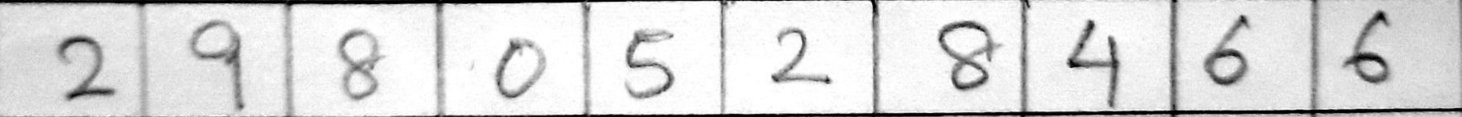
#> input picture mytestdata/testcase0.jpeg, 5847 x 466 px (shown at 1/4 size)
$ python digitrecognizer.py
#> lines starting #> are read from the running program, lines starting #| are printed output that depends on the picture; after the words box and inside, x2 and y2 are one past the last pixel; in counts of white or black regions, pixels touching at a corner belong together
### sorting_contours.py
# import the necessary packages
import cv2
def sort_contours(cnts, method="left-to-right"):
	# initialize the reverse flag and sort index
	reverse = False
	i = 0
	# handle if we need to sort in reverse
	if method == "right-to-left" or method == "bottom-to-top":
		reverse = True
	# handle if we are sorting against the y-coordinate rather than
	# the x-coordinate of the bounding box
	if method == "top-to-bottom" or method == "bottom-to-top":
		i = 1
	# construct the list of bounding boxes and sort them from top to
	# bottom
	boundingBoxes = [cv2.boundingRect(c) for c in cnts]
	(cnts, boundingBoxes) = zip(*sorted(zip(cnts, boundingBoxes),
		key=lambda b:b[1][i], reverse=reverse))
	# return the list of sorted contours and bounding boxes
	return (cnts, boundingBoxes)

### digitrecognizer.py
#IMPORTS
from sklearn.linear_model import LogisticRegression
from sklearn.naive_bayes import GaussianNB, MultinomialNB, ComplementNB
from sklearn.neighbors import KNeighborsClassifier
from sklearn.tree import DecisionTreeClassifier
from sklearn.svm import SVC
from sklearn.linear_model import SGDClassifier
from sklearn.ensemble import GradientBoostingClassifier
from sklearn.ensemble import RandomForestClassifier
from keras.datasets import mnist
from sklearn.metrics import confusion_matrix, accuracy_score
from keras.utils import np_utils
from sklearn.neural_network import MLPClassifier

import numpy as np
import pandas as pd
import os
import pickle
import cv2

from sorting_contours import sort_contours

class digitrecognizer():
    # [61 lines left out: functions get_mnist_data, model_list, pickle_trained_models, test_models, not called in this run]


    def get_digits(self,filename):#'mytestdata/testcase0.jpeg'
        #fetch image
#> called with filename = 'mytestdata/testcase0.jpeg'
        img = cv2.imread(filename,1)
#> img is the input picture: shape (466, 5847, 3); min 0, max 255, mean 218.4
        img =cv2.resize(img,None,fx=.15,fy=.15)
#> img: shape (70, 877, 3)
        img = cv2.cvtColor(img, cv2.COLOR_BGR2GRAY)
#> img: shape (70, 877)

        #preprocessing to extract boxes
        #thresholding
        img_bin = cv2.adaptiveThreshold(img, 255,cv2.ADAPTIVE_THRESH_GAUSSIAN_C,cv2.    THRESH_BINARY_INV,11,1)#3
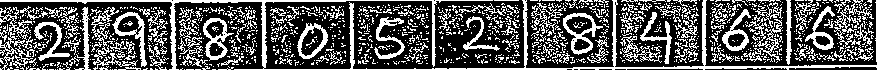
#> img_bin: shape (70, 877); 33.8% white in thin lines or dots

        #extract boxes
        #kernel_length =int( np.array(img).shape[0]//12)#51
        kernel_length=50
        verticle_kernel = cv2.getStructuringElement(cv2.MORPH_RECT, (1, kernel_length))
        hori_kernel = cv2.getStructuringElement(cv2.MORPH_RECT, (kernel_length, 1))
        kernel = cv2.getStructuringElement(cv2.MORPH_RECT, (3,3))

        #vertical lines
        img_temp1 = cv2.erode(img_bin, verticle_kernel, iterations=1)
#> img_temp1: shape (70, 877); 1.5% white in thin lines or dots
        verticle_lines_img = cv2.dilate(img_temp1, verticle_kernel, iterations=7)
#> verticle_lines_img: shape (70, 877); 2.7% white; 10 white regions, largest, box (x1, y1, x2, y2) and area: (85, 0, 88, 70) 210, (172, 0, 175, 70) 210, (262, 0, 265, 70) 210

        #horizontal lines
        img_temp2 = cv2.erode(img_bin, hori_kernel, iterations=1)
#> img_temp2: shape (70, 877); 2.6% white; 3 white regions (1 under 20 px), largest, box (x1, y1, x2, y2) and area: (259, 65, 877, 70) 880, (0, 0, 410, 2) 682
        horizontal_lines_img = cv2.dilate(img_temp2, hori_kernel, iterations=6)
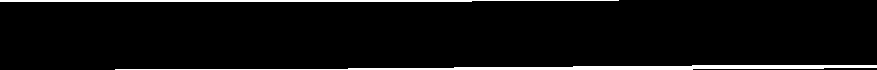
#> horizontal_lines_img: shape (70, 877); 5% white; 2 white regions, box (x1, y1, x2, y2) and area: (115, 65, 877, 70) 1966, (0, 0, 619, 2) 1091

        #boxes
        alpha,beta = 200,200
        img_final_bin = cv2.addWeighted(verticle_lines_img, alpha, horizontal_lines_img, beta, 0)
#> img_final_bin: shape (70, 877); 7.6% white; 1 white region, box (x1, y1, x2, y2) and area: (0, 0, 877, 70) 4651
        img_final_bin = cv2.erode(~img_final_bin, kernel, iterations=2)#5
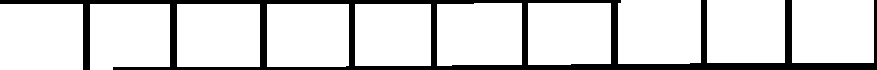
#> img_final_bin: shape (70, 877); 83.8% white; 1 black region

        #contouring
        contours,_ = cv2.findContours(img_final_bin, cv2.RETR_TREE, cv2.CHAIN_APPROX_SIMPLE)
#> contours = 10 contours; largest, box (x1, y1, x2, y2) and area: (0, 4, 83, 70) 5330, (618, 0, 701, 64) 5147, (437, 3, 522, 66) 5102, (177, 4, 260, 67) 5084, (792, 0, 874, 63) 5022
        #sort extracted boxes
        (contours, boundingBoxes) = sort_contours(contours,method= "left-to-right")
#> in sort_contours, `boundingBoxes = [cv2.boundingRect(c) for c in cnts]`: boundingBoxes = [(355, 4, 76, 62), (267, 4, 82, 63), (177, 4, 83, 63), (90, 4, 80, 66), (0, 4, 83, 66), (528, 3, 83, 62), (437, 3, 85, 63), (792, 0, 82, 63), (707, 0, 78, 63), (618, 0, 83, 64)]
#> in sort_contours, `(cnts, boundingBoxes) = zip(*sorted(zip(cnts, boundingBoxes), key=lamb..`: cnts has the same summary as contours in get_digits; boundingBoxes = ((0, 4, 83, 66), (90, 4, 80, 66), (177, 4, 83, 63), (267, 4, 82, 63), (355, 4, 76, 62), (437, 3, 85, 63), (528, 3, 83, 62), (618, 0, 83, 64), (707, 0, 78, 63), (792, 0, 82, 63))


        #preprocessing to extract digits
        img_no= cv2.adaptiveThreshold(img, 255,cv2.ADAPTIVE_THRESH_GAUSSIAN_C,cv2.THRESH_BINARY_INV,    11,16)
#> img_no: shape (70, 877); 10.3% white; 135 white regions (109 under 20 px), largest, box (x1, y1, x2, y2) and area: (265, 0, 877, 70) 1517, (0, 0, 430, 45) 906, (563, 13, 596, 54) 388
        kernel = cv2.getStructuringElement(cv2.MORPH_RECT, (2,2))
        img_no = cv2.erode(~img_no, kernel, iterations=3)
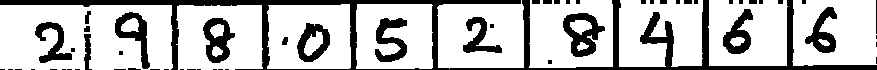
#> img_no: shape (70, 877); 75% white; 57 black regions (33 under 20 px), largest, box (x1, y1, x2, y2) and area: (0, 0, 877, 70) 8072, (563, 13, 605, 57) 923, (203, 18, 235, 63) 763
        #inverse image
        img_no = 255-img_no

        #(n,784) array
        img_array_list = np.empty(shape = (1,784))

        #get digits
        for c in contours:
            x, y, w, h = cv2.boundingRect(c)
            #print(x,y,w,h)
            if (90 > w >=70  and h >= 60):
                new_img = img_no[y:y+h, x:x+w]

                #resize (28x28)
                new_img = cv2.resize(new_img, (28,28), interpolation = cv2.INTER_AREA)#28x28

                #reshape 2D to 1D for prediction
                #28*28 to 784
                num_pixels = new_img.shape[0] * new_img.shape[1]
                img_array = new_img.reshape((1,num_pixels)).astype('float32')
                img_array_list = np.append(img_array_list,np.array(img_array),axis=0)
#> this loop made 10 passes
#> (c, x, y, w, h) on passes 1, 3, 5, 9, 10: ([[0, 4], [0, 69], [82, 69], [82, 4]], 0, 4, 83, 66), ([[177, 4], [177, 66], [259, 66], [259, 4]], 177, 4, 83, 63), ([[355, 4], [355, 65], [430, 65], [430, 4]], 355, 4, 76, 62), ([[707, 0], [707, 62], [784, 62], [784, 0]], 707, 0, 78, 63), ([[792, 0], [792, 62], [873, 62], [873, 0]], 792, 0, 82, 63)
#> pass 1, in get_digits, `new_img = img_no[y:y+h, x:x+w]`:
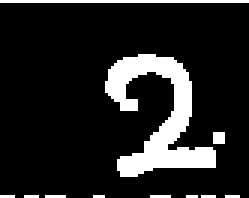
#> new_img: shape (66, 83) (shown 3 times larger); 14.1% white; 11 white regions (9 under 20 px), largest, box (x1, y1, x2, y2) and area: (35, 18, 72, 59) 629, (0, 0, 83, 1) 83
#> pass 1, in get_digits, `new_img = cv2.resize(new_img, (28,28), interpolation = cv2.INTER_AREA)..`:
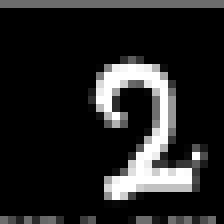
#> new_img: shape (28, 28) (shown 8 times larger); min 0, max 255, mean 35.8
#> pass 2, in get_digits, `new_img = cv2.resize(new_img, (28,28), interpolation = cv2.INTER_AREA)..`:
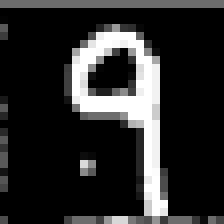
#> new_img: shape (28, 28) (shown 8 times larger); min 0, max 255, mean 43.4
        img_array_list = img_array_list[1:]
        return (img,img_array_list)

    def predict_digits(self,filename,pickled_model):
        img,img_array_list = self.get_digits(filename)
        pickle_filename,outputdir =  pickled_model,'Pickle files'
        filename = os.path.join(os.getcwd(),outputdir, pickle_filename)
        model = pickle.load(open(filename,'rb'))
#> (reads Pickle files/NN_mlp.pickle from the repository)
        prediction = model.predict(img_array_list)
#> prediction = [3, 9, 8, 6, 5, 2, 8, 4, 6, 6]
        print(prediction)
#| [3 9 8 6 5 2 8 4 6 6]

        cv2.imshow('image',img)
        cv2.waitKey(0)

if __name__ == '__main__':

    filename = 'mytestdata/testcase0.jpeg'
    pickled_model = 'nn_mlp.pickle'
    obj = digitrecognizer()
    obj.predict_digits(filename,pickled_model)
